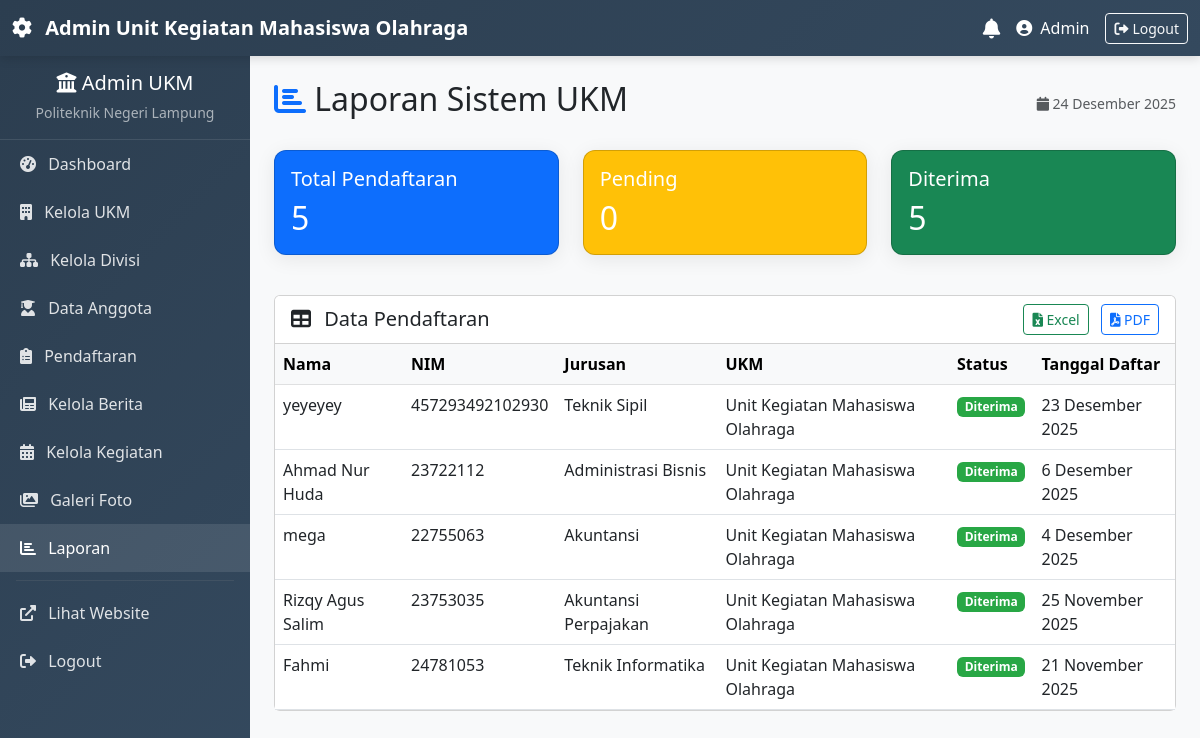
The app's page /admin/laporan.php (signed in) with its own data.
### tables this page shows
CREATE TABLE `pendaftaran` (
  `id` int(11) NOT NULL,
  `mahasiswa_id` int(11) DEFAULT NULL,
  `ukm_id` int(11) DEFAULT NULL,
  `divisi_id` int(11) DEFAULT NULL,
  `tanggal_daftar` timestamp NOT NULL DEFAULT current_timestamp(),
  `alasan_bergabung` text DEFAULT NULL,
  `pengalaman_organisasi` text DEFAULT NULL,
  `status` enum('pending','diterima','ditolak') DEFAULT 'pending',
  `diproses_oleh` int(11) DEFAULT NULL,
  `tanggal_diproses` datetime DEFAULT NULL,
  `catatan_admin` text DEFAULT NULL,
  `created_at` timestamp NOT NULL DEFAULT current_timestamp(),
  `status_keanggotaan` enum('aktif','tidak_aktif','cuti','dikeluarkan') NOT NULL DEFAULT 'aktif',
  `kta_number` varchar(50) DEFAULT NULL
);

CREATE TABLE `mahasiswa` (
  `id` int(11) NOT NULL,
  `nim` varchar(20) NOT NULL,
  `nama` varchar(100) NOT NULL,
  `email` varchar(100) NOT NULL,
  `no_telepon` varchar(20) DEFAULT NULL,
  `jurusan` varchar(100) DEFAULT NULL,
  `angkatan` year(4) DEFAULT NULL,
  `alamat` text DEFAULT NULL,
  `foto` varchar(255) DEFAULT NULL,
  `password` varchar(255) NOT NULL,
  `created_at` timestamp NOT NULL DEFAULT current_timestamp(),
  `status_akun` enum('aktif','nonaktif') DEFAULT 'aktif',
  `ukm_id` int(11) DEFAULT NULL,
  `status_ukm` enum('menunggu','diterima','ditolak') DEFAULT 'menunggu'
);

CREATE TABLE `ukm` (
  `id` int(11) NOT NULL,
  `nama_ukm` varchar(100) NOT NULL,
  `deskripsi` text DEFAULT NULL,
  `tahun_berdiri` date DEFAULT NULL,
  `kategori_id` int(11) DEFAULT NULL,
  `logo` varchar(255) DEFAULT NULL,
  `ketua_umum` varchar(100) DEFAULT NULL,
  `email` varchar(100) DEFAULT NULL,
  `no_telepon` varchar(20) DEFAULT NULL,
  `alamat_sekretariat` text DEFAULT NULL,
  `visi` text DEFAULT NULL,
  `misi` text DEFAULT NULL,
  `program_kerja` text DEFAULT NULL,
  `syarat_pendaftaran` text DEFAULT NULL,
  `status` enum('aktif','nonaktif') DEFAULT 'aktif',
  `max_anggota` int(11) DEFAULT 100,
  `biaya_pendaftaran` decimal(10,2) DEFAULT 0.00,
  `created_at` timestamp NOT NULL DEFAULT current_timestamp(),
  `updated_at` datetime DEFAULT NULL,
  `kontak` varchar(50) DEFAULT NULL,
  `admin_id` int(11) NOT NULL
);

### config/functions.php (called while the page is built, shortened)
<?php
function formatTanggal($tanggal) {
    $bulan = [
        1 => 'Januari', 2 => 'Februari', 3 => 'Maret', 4 => 'April',
        5 => 'Mei', 6 => 'Juni', 7 => 'Juli', 8 => 'Agustus',
        9 => 'September', 10 => 'Oktober', 11 => 'November', 12 => 'Desember'
    ];
    $split = explode('-', date('Y-n-j', strtotime($tanggal)));
    return $split[2] . ' ' . $bulan[(int)$split[1]] . ' ' . $split[0];
}

### admin/laporan.php (the view, shortened to what this page needs)
<?php
require_once '../config/functions.php';
$database = new Database();
$db = $database->getConnection();
$is_ukm_admin = isset($_SESSION['ukm_id']) && $_SESSION['ukm_id'] !== null;
$ukm_id = $is_ukm_admin ? (int)$_SESSION['ukm_id'] : null;
$selected_ukm = $_GET['ukm'] ?? null;
if ($is_ukm_admin) {
    $selected_ukm = $ukm_id;
}
$conditions = [];
$params = [];
if ($selected_ukm) {
    $conditions[] = "p.ukm_id = :ukm_id";
    $params[':ukm_id'] = (int)$selected_ukm;
} elseif ($is_ukm_admin) {
    $conditions[] = "p.ukm_id = :ukm_id";
    $params[':ukm_id'] = $ukm_id;
}
$where_clause = !empty($conditions) ? "WHERE " . implode(" AND ", $conditions) : "";
$stmt_total = $db->prepare("SELECT COUNT(*) FROM pendaftaran p $where_clause");
$stmt_total->execute($params);
$total_pendaftaran = $stmt_total->fetchColumn();
$stmt_status = $db->prepare("
    SELECT status, COUNT(*) as jumlah
    FROM pendaftaran p
    $where_clause
    GROUP BY status
");
$stmt_status->execute($params);
$status_counts = $stmt_status->fetchAll(PDO::FETCH_KEY_PAIR);
$stmt_data = $db->prepare("
    SELECT
        m.nama, m.nim, m.email, m.jurusan,
        u.nama_ukm,
        p.status, p.created_at
    FROM pendaftaran p
    JOIN mahasiswa m ON p.mahasiswa_id = m.id
    JOIN ukm u ON p.ukm_id = u.id
    $where_clause
    ORDER BY p.created_at DESC
    LIMIT 100
");
$stmt_data->execute($params);
$pendaftaran_list = $stmt_data->fetchAll(PDO::FETCH_ASSOC);
?>
<?php include 'layout.php'; ?>
<div class="p-4">
    <div class="d-flex justify-content-between align-items-center mb-4">
        <h2><i class="fas fa-chart-bar text-primary"></i> Laporan Sistem UKM</h2>
        <small class="text-muted">
            <i class="fas fa-calendar"></i> <?= formatTanggal(date('Y-m-d')) ?>
        </small>
    </div>
    <div class="row mb-4">
        <div class="col-md-4 mb-3">
            <div class="card stat-card text-white bg-primary">
                <div class="card-body">
                    <h5>Total Pendaftaran</h5>
                    <h2 class="mb-0"><?= $total_pendaftaran ?></h2>
                </div>
            </div>
        </div>
        <div class="col-md-4 mb-3">
            <div class="card stat-card text-white bg-warning">
                <div class="card-body">
                    <h5>Pending</h5>
                    <h2 class="mb-0"><?= $status_counts['pending'] ?? 0 ?></h2>
                </div>
            </div>
        </div>
        <div class="col-md-4 mb-3">
            <div class="card stat-card text-white bg-success">
                <div class="card-body">
                    <h5>Diterima</h5>
                    <h2 class="mb-0"><?= $status_counts['diterima'] ?? 0 ?></h2>
                </div>
            </div>
        </div>
    </div>
    <div class="card">
        <div class="card-header bg-white d-flex justify-content-between align-items-center">
            <h5 class="mb-0"><i class="fas fa-table me-2"></i> Data Pendaftaran</h5>
            <div>
                <a href="?download=excel<?= $selected_ukm ? '&ukm=' . $selected_ukm : '' ?>" class="btn btn-outline-success btn-sm me-2">
                    <i class="fas fa-file-excel"></i> Excel
                </a>
                <a href="?download=pdf<?= $selected_ukm ? '&ukm=' . $selected_ukm : '' ?>" class="btn btn-outline-primary btn-sm">
                    <i class="fas fa-file-pdf"></i> PDF
                </a>
            </div>
        </div>
        <div class="card-body p-0">
            <div class="table-responsive">
                <table class="table table-hover mb-0">
                    <thead class="table-light">
                        <tr>
                            <th>Nama</th>
                            <th>NIM</th>
                            <th>Jurusan</th>
                            <th>UKM</th>
                            <th>Status</th>
                            <th>Tanggal Daftar</th>
                        </tr>
                    </thead>
                    <tbody>
                        <?php if (empty($pendaftaran_list)): ?>
                            <tr>
                                <td colspan="6" class="text-center py-4 text-muted">
                                    <i class="fas fa-inbox fa-2x mb-2"></i><br>
                                    Tidak ada data pendaftaran.
                                </td>
                            </tr>
                        <?php else: ?>
                            <?php foreach ($pendaftaran_list as $p): ?>
                                <tr>
                                    <td><?= htmlspecialchars($p['nama']) ?></td>
                                    <td><?= htmlspecialchars($p['nim']) ?></td>
                                    <td><?= htmlspecialchars($p['jurusan']) ?></td>
                                    <td><?= htmlspecialchars($p['nama_ukm']) ?></td>
                                    <td>
                                        <?php
                                        $status = strtolower($p['status']);
                                        $badgeClass = match($status) {
                                            'pending' => 'badge-pending',
                                            'diterima' => 'badge-diterima',
                                            'ditolak' => 'badge-ditolak',
                                            default => 'bg-secondary text-white'
                                        };
                                        ?>
                                        <span class="badge <?= $badgeClass ?>"><?= ucfirst($p['status']) ?></span>
                                    </td>
                                    <td><?= formatTanggal($p['created_at']) ?></td>
                                </tr>
                            <?php endforeach; ?>
                        <?php endif; ?>
                    </tbody>
                </table>
            </div>
        </div>
    </div>
</div>
<?php include 'footer.php'; ?>

### admin/layout.php (style rules this page uses)
body { overflow: hidden; }

### admin/laporan.php (style rules this page uses)
.stat-card { border-radius: 12px; box-shadow: 0 4px 20px rgba(0,0,0,0.08); }
.badge-diterima { background: #28a745 !important; color: #fff !important; }

### records on screen
pendaftaran: mahasiswa.nama "yeyeyey", mahasiswa.nim "457293492102930", mahasiswa.jurusan "Teknik Sipil", ukm.nama_ukm "Unit Kegiatan Mahasiswa Olahraga", status "Diterima", created_at "23 Desember 2025"
pendaftaran: mahasiswa.nama "Ahmad Nur Huda", mahasiswa.nim "23722112", mahasiswa.jurusan "Administrasi Bisnis", ukm.nama_ukm "Unit Kegiatan Mahasiswa Olahraga", status "Diterima", created_at "6 Desember 2025"
pendaftaran: mahasiswa.nama "mega", mahasiswa.nim "22755063", mahasiswa.jurusan "Akuntansi", ukm.nama_ukm "Unit Kegiatan Mahasiswa Olahraga", status "Diterima", created_at "4 Desember 2025"
pendaftaran: mahasiswa.nama "Rizqy Agus Salim", mahasiswa.nim "23753035", mahasiswa.jurusan "Akuntansi Perpajakan", ukm.nama_ukm "Unit Kegiatan Mahasiswa Olahraga", status "Diterima", created_at "25 November 2025"
pendaftaran: mahasiswa.nama "Fahmi", mahasiswa.nim "24781053", mahasiswa.jurusan "Teknik Informatika", ukm.nama_ukm "Unit Kegiatan Mahasiswa Olahraga", status "Diterima", created_at "21 November 2025"

### other values on screen
$nama_ukm "Unit Kegiatan Mahasiswa Olahraga"
$_SESSION['user_name'] "Admin"
$total_pendaftaran "5"
$status_counts['pending'] "0"
$status_counts['diterima'] "5"
